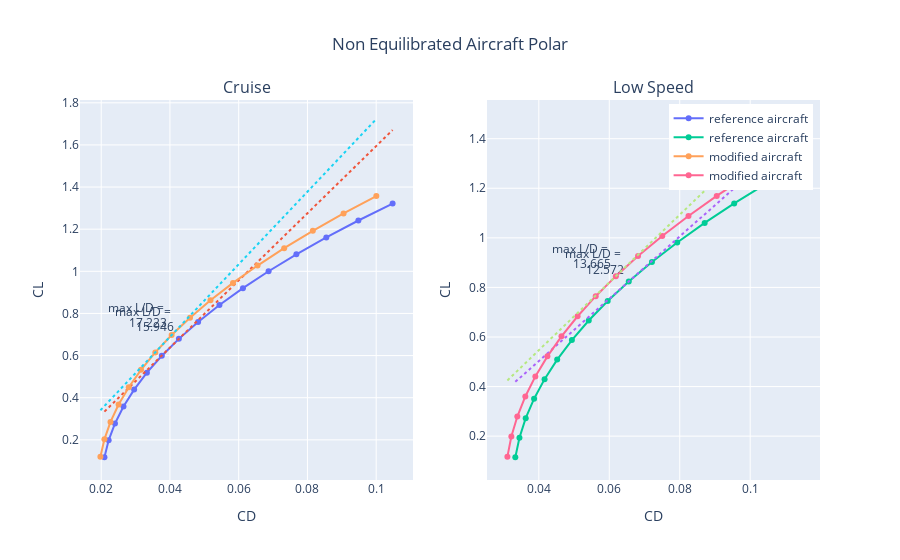

This figure's notebook cell:
### Markdown cell above
## Non Equilibrated Polar

### Code cell
from fastga.utils.postprocessing.analysis_and_plots import aircraft_polar

fig = aircraft_polar(OUTPUT_REF_FILE, name='reference aircraft', equilibrated=False)
fig = aircraft_polar(OUTPUT_MOD_FILE, name='modified aircraft', equilibrated=False, fig=fig)
fig.show()

### Figure 1 — Plotly figure (JSON) as saved in the notebook; plotly's stock layout.template omitted (floating-point values rounded to 4 significant figures)
{"data": [{"mode": "lines+markers+text", "name": "reference aircraft", "text": ["", "", "", "", "", "", "", "max L/D = <br>15.946", "", "", "", "", "", "", "", ""], "textposition": "top left", "type": "scatter", "uid": "f0b85b94-7eaf-4e35-862b-40ca793bc2ba", "x": [0.02094, 0.02216, 0.02401, 0.02648, 0.02957, 0.03329, 0.03763, 0.0426, 0.04819, 0.0544, 0.06124, 0.0687, 0.07678, 0.08549, 0.09482, 0.1048], "xaxis": "x", "y": [0.1173, 0.1976, 0.2779, 0.3581, 0.4384, 0.5187, 0.599, 0.6793, 0.7595, 0.8398, 0.9201, 1.0, 1.081, 1.161, 1.241, 1.321], "yaxis": "y"}, {"line": {"dash": "dot", "width": 2}, "mode": "lines", "showlegend": false, "type": "scatter", "uid": "6325e34c-274e-4c6c-9e70-0e9361ff1bce", "x": [0.02094, 0.02216, 0.02401, 0.02648, 0.02957, 0.03329, 0.03763, 0.0426, 0.04819, 0.0544, 0.06124, 0.0687, 0.07678, 0.08549, 0.09482, 0.1048], "xaxis": "x", "y": [0.3339, 0.3534, 0.3828, 0.4222, 0.4716, 0.5309, 0.6001, 0.6793, 0.7684, 0.8675, 0.9765, 1.095, 1.224, 1.363, 1.512, 1.671], "yaxis": "y"}, {"mode": "lines+markers+text", "name": "reference aircraft", "text": ["", "", "", "", "", "", "", "", "", "max L/D = <br>12.572", "", "", "", "", "", ""], "textposition": "top left", "type": "scatter", "uid": "840c31e1-ff23-4d07-b5d7-afe0eead2550", "x": [0.03333, 0.03451, 0.03628, 0.03866, 0.04164, 0.04522, 0.04939, 0.05417, 0.05955, 0.06553, 0.07211, 0.07929, 0.08707, 0.09545, 0.1044, 0.114], "xaxis": "x2", "y": [0.1149, 0.1936, 0.2724, 0.3512, 0.43, 0.5088, 0.5875, 0.6663, 0.7451, 0.8239, 0.9027, 0.9814, 1.06, 1.139, 1.218, 1.297], "yaxis": "y2"}, {"line": {"dash": "dot", "width": 2}, "mode": "lines", "showlegend": false, "type": "scatter", "uid": "6238a723-18d9-40fc-99f3-d6c197a9b111", "x": [0.03333, 0.03451, 0.03628, 0.03866, 0.04164, 0.04522, 0.04939, 0.05417, 0.05955, 0.06553, 0.07211, 0.07929, 0.08707, 0.09545, 0.1044, 0.114], "xaxis": "x2", "y": [0.4191, 0.4338, 0.4562, 0.4861, 0.5235, 0.5685, 0.621, 0.6811, 0.7487, 0.8239, 0.9066, 0.9969, 1.095, 1.2, 1.313, 1.434], "yaxis": "y2"}, {"mode": "lines+markers+text", "name": "modified aircraft", "text": ["", "", "", "", "", "", "", "max L/D = <br>17.223", "", "", "", "", "", "", "", ""], "textposition": "top left", "type": "scatter", "uid": "844a1e7f-719e-4daa-abf8-393007121b36", "x": [0.01977, 0.02093, 0.0227, 0.02506, 0.02802, 0.03158, 0.03574, 0.04049, 0.04584, 0.05179, 0.05834, 0.06549, 0.07323, 0.08157, 0.09051, 0.1], "xaxis": "x", "y": [0.1199, 0.2024, 0.2849, 0.3674, 0.4499, 0.5324, 0.6149, 0.6974, 0.7799, 0.8624, 0.9449, 1.027, 1.11, 1.192, 1.275, 1.357], "yaxis": "y"}, {"line": {"dash": "dot", "width": 2}, "mode": "lines", "showlegend": false, "type": "scatter", "uid": "286f158b-c989-4eae-8c86-f4efc3c2c63a", "x": [0.01977, 0.02093, 0.0227, 0.02506, 0.02802, 0.03158, 0.03574, 0.04049, 0.04584, 0.05179, 0.05834, 0.06549, 0.07323, 0.08157, 0.09051, 0.1], "xaxis": "x", "y": [0.3404, 0.3605, 0.3909, 0.4316, 0.4826, 0.5439, 0.6155, 0.6974, 0.7896, 0.892, 1.005, 1.128, 1.261, 1.405, 1.559, 1.723], "yaxis": "y"}, {"mode": "lines+markers+text", "name": "modified aircraft", "text": ["", "", "", "", "", "", "", "", "", "max L/D = <br>13.665", "", "", "", "", "", ""], "textposition": "top left", "type": "scatter", "uid": "a146b36c-1127-4d76-bf6f-adea01e29864", "x": [0.03109, 0.03221, 0.0339, 0.03617, 0.03902, 0.04244, 0.04644, 0.05101, 0.05615, 0.06187, 0.06817, 0.07504, 0.08248, 0.0905, 0.09909, 0.1083], "xaxis": "x2", "y": [0.1174, 0.1983, 0.2792, 0.3601, 0.441, 0.5219, 0.6028, 0.6837, 0.7646, 0.8455, 0.9264, 1.007, 1.088, 1.169, 1.25, 1.331], "yaxis": "y2"}, {"line": {"dash": "dot", "width": 2}, "mode": "lines", "showlegend": false, "type": "scatter", "uid": "71fff3b9-07ae-4cc2-bda9-398c0158238d", "x": [0.03109, 0.03221, 0.0339, 0.03617, 0.03902, 0.04244, 0.04644, 0.05101, 0.05615, 0.06187, 0.06817, 0.07504, 0.08248, 0.0905, 0.09909, 0.1083], "xaxis": "x2", "y": [0.4248, 0.4401, 0.4633, 0.4943, 0.5332, 0.58, 0.6346, 0.697, 0.7673, 0.8455, 0.9315, 1.025, 1.127, 1.237, 1.354, 1.479], "yaxis": "y2"}], "layout": {"annotations": [{"font": {"size": 16}, "showarrow": false, "text": "Cruise", "x": 0.225, "xanchor": "center", "xref": "paper", "y": 1, "yanchor": "bottom", "yref": "paper"}, {"font": {"size": 16}, "showarrow": false, "text": "Low Speed", "x": 0.775, "xanchor": "center", "xref": "paper", "y": 1, "yanchor": "bottom", "yref": "paper"}], "legend": {"x": 0.99, "xanchor": "right", "y": 0.99, "yanchor": "top"}, "title": {"text": "Non Equilibrated Aircraft Polar", "x": 0.5}, "xaxis": {"anchor": "y", "domain": [0, 0.45], "title": {"text": "CD"}}, "xaxis2": {"anchor": "y2", "domain": [0.55, 1], "title": {"text": "CD"}}, "yaxis": {"anchor": "x", "domain": [0, 1], "title": {"text": "CL"}}, "yaxis2": {"anchor": "x2", "domain": [0, 1], "title": {"text": "CL"}}}}
